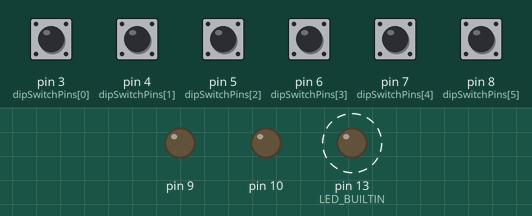
Bench run of a sketch on a simulated Arduino Uno, built with avr-gcc and run on an emulated ATmega328P. On the bench: output pins drawn as LEDs (lit = HIGH). Dashed ring = blinking. The test bench sets the inputs (shaded band); at power-on: pin 3 (dipSwitchPins[0]), pin 4 (dipSwitchPins[1]), pin 5 (dipSwitchPins[2]), pin 6 (dipSwitchPins[3]), pin 7 (dipSwitchPins[4]), pin 8 (dipSwitchPins[5]) HIGH.

Above: at 0.5 s.
Timing chart, 0 to 4.6 s (numbered marks = the images above):
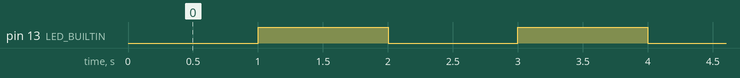

The sketch:

RC_Relay.ino
```cpp
#include <RCSwitch.h>
#include <arduino-timer.h>

// ***** DEFIDES *****
#define DIP_SWITCH_INPUTS_CNT   ( 6 )
#define RELAY_ON_TIME           ( 1000 ) // ms
#define RELAY_OFF_TIME          ( 1000 ) // ms
#define RELAY_1_PORT            ( 10 ) // D10
#define RELAY_2_PORT            ( 9 ) // D9

// ***** TYPEDEFS *****
typedef enum {
  BTN_1 = 0,
  BTN_2,
  BTN_3,
  BTN_4,
  BTN_5,
  BTN_6,
  BTN_7,
  BTN_8,
  BTN_COUNT
} Button_t;

class RelaySM {
  typedef enum {
    RELAY_STATE_IDLE,
    RELAY_STATE_ON,
    RELAY_STATE_OFF
  } RelayState_t;

  private:
    unsigned long previousMillis;
    long interval;
    int relayPort;
    int id;
    RelayState_t state;

  public:
    RelaySM(int relayPort, int id) {
      this->relayPort = relayPort;
      this->id = id;
      this->previousMillis = millis();
      this->state = RELAY_STATE_IDLE;
      pinMode(this->relayPort, OUTPUT);
      digitalWrite(this->relayPort, LOW);
    }

    void handler() {
      unsigned long currentMillis = millis();
      switch( this->state) {
        case RELAY_STATE_ON:
          if (currentMillis - this->previousMillis >= RELAY_ON_TIME) {
            this->state = RELAY_STATE_OFF;
            digitalWrite(this->relayPort, LOW);
            this->previousMillis = millis();
            Serial.print("Relay ");
            Serial.print(this->id);
            Serial.println(" OFF");
          }
          break;
        case RELAY_STATE_OFF:
          if (currentMillis - this->previousMillis >= RELAY_OFF_TIME) {
            this->state = RELAY_STATE_IDLE;
          }
          break;
        default:
          break;
      };
    }

    void trig() {
      if (this->state == RELAY_STATE_IDLE) {
        this->state = RELAY_STATE_ON;
        digitalWrite(this->relayPort, HIGH);
        this->previousMillis = millis();
        Serial.print("Relay ");
        Serial.print(this->id);
        Serial.println(" ON");
      }
    }
};

// ***** CONSTANTS *****
const uint32_t buttonsCodeMap[BTN_COUNT] = {
  0x2ECA8, // BTN_1
  0x2ECA4, // BTN_2
  0x2ECAC, // BTN_3
  0x2ECA2, // BTN_4
  0x2ECAA, // BTN_5
  0x2ECA6, // BTN_6
  0x2ECAE, // BTN_7
  0x2ECA1  // BTN_8
};

const int dipSwitchPins[DIP_SWITCH_INPUTS_CNT] = { 3, 4, 5, 6, 7, 8 };

// ***** GLOBAL VARIBLES *****
RCSwitch receiver = RCSwitch();
auto timer1s = timer_create_default();
RelaySM relay1(RELAY_1_PORT, 1);
RelaySM relay2(RELAY_2_PORT, 2);
uint8_t ch1Channel;
uint8_t ch2Channel;

// ***** GLOBAL FUNCTIONS *****
void setup() {
  pinMode(LED_BUILTIN, OUTPUT);
  for (int i = 0; i < DIP_SWITCH_INPUTS_CNT; i++) {
    pinMode(dipSwitchPins[i], INPUT_PULLUP);
  }
  readDipSwitch();
  Serial.begin(9600);
  receiver.enableReceive(0);
  timer1s.every(1000, [](void*){
    digitalWrite(LED_BUILTIN, !digitalRead(LED_BUILTIN));
    readDipSwitch();
    return true;
  });
}

void loop() {
  timer1s.tick();
  relay1.handler();
  relay2.handler();
  if (receiver.available()) {
    if (receiver.getReceivedBitlength() == 24) {
      uint32_t btnCode = receiver.getReceivedValue();
      for(int i = 0; i < BTN_COUNT; i++) {
        if(btnCode == buttonsCodeMap[i]) {
          Serial.print("Pressed button ");
          Serial.println(i+1);
          if (i == ch1Channel) {
            relay1.trig();
          }
          if (i == ch2Channel) {
            relay2.trig();
          }
        }
      }
    }
    receiver.resetAvailable();
  }
}

static void readDipSwitch()
{
  uint8_t addr = 0;
  for (int i = 0; i < DIP_SWITCH_INPUTS_CNT; i++) {
    if (!digitalRead(dipSwitchPins[i])) {
      addr |= 1 << i;
    }
  }
  ch1Channel = addr & 0x7;
  ch2Channel = (addr >> 3) & 0x7;
}
```

Measured:
- by itself, pin 13 (LED_BUILTIN): alternates HIGH for 1.0 s and LOW for 1.0 s
